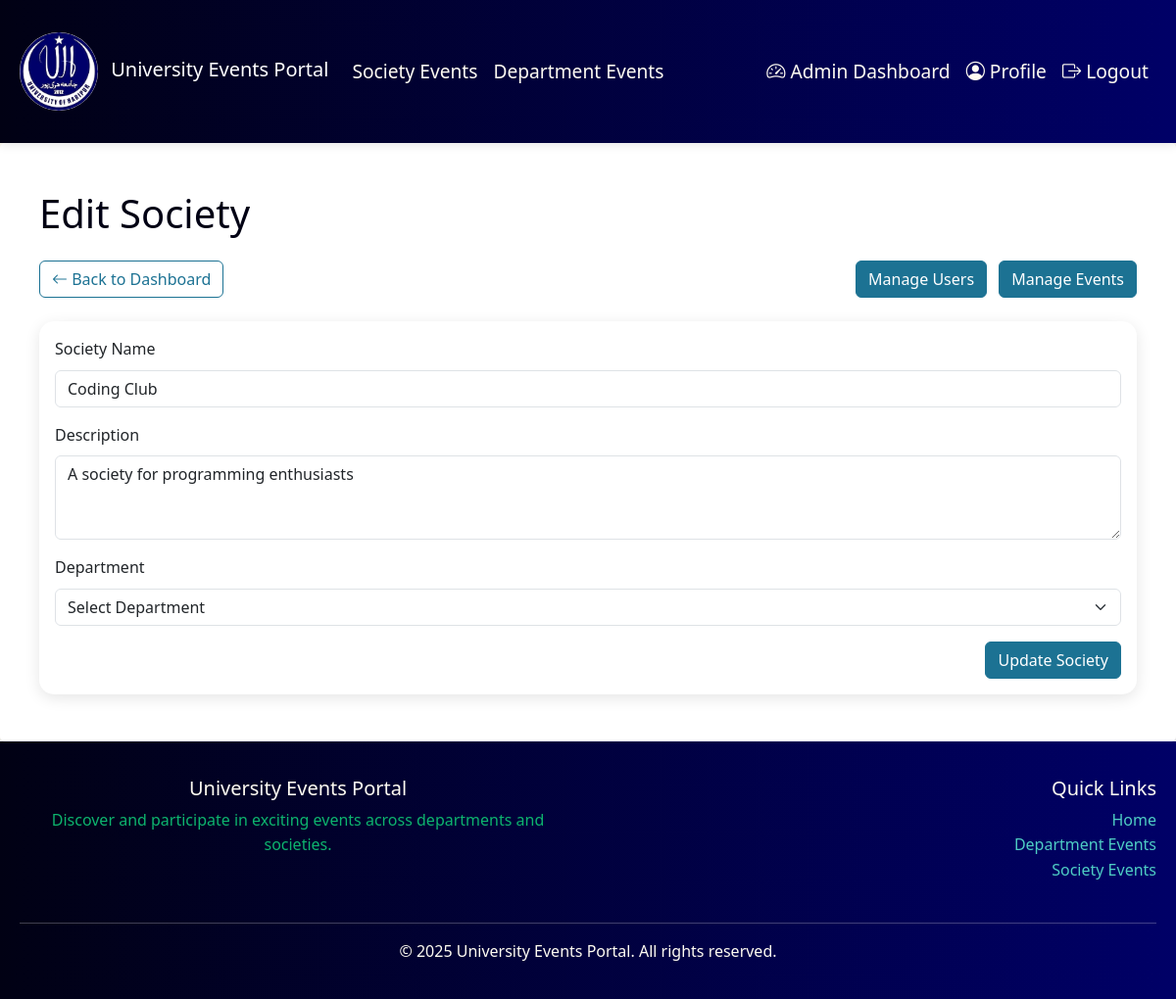
Page /pages/admin/edit-society.php?id=1 (signed in) on the committed database.
### tables this page shows
CREATE TABLE IF NOT EXISTS societies (
    id INT PRIMARY KEY AUTO_INCREMENT,
    name VARCHAR(100) UNIQUE NOT NULL,
    description TEXT,
    created_at TIMESTAMP DEFAULT CURRENT_TIMESTAMP
);

### pages/admin/edit-society.php (the view, shortened to what this page needs)
<?php
require_once '../../config/database.php';
$society_id = mysqli_real_escape_string($conn, $_GET['id']);
$society_sql = "SELECT * FROM societies WHERE id = $society_id";
$society_result = mysqli_query($conn, $society_sql);
$society = mysqli_fetch_assoc($society_result);
?>
<!DOCTYPE html>
<html lang="en">
<head>
    <link href="https://cdn.jsdelivr.net/npm/bootstrap@5.3.0/dist/css/bootstrap.min.css" rel="stylesheet">
    <link rel="stylesheet" href="https://cdn.jsdelivr.net/npm/bootstrap-icons@1.7.2/font/bootstrap-icons.css">
    <link rel="stylesheet" href="/Project/assets/css/style.css">
</head>
<body>
    <?php include '../../components/header.php'; ?>
    <div class="container py-4">
        <h1 class="mb-4">Edit Society</h1>
        <?php include 'admin-header.php'; ?>
        <div class="card">
            <div class="card-body">
                <form method="POST" action="">
                    <div class="mb-3">
                        <label for="name" class="form-label">Society Name</label>
                        <input type="text" class="form-control" id="name" name="name" value="<?php echo htmlspecialchars($society['name']); ?>" required>
                    </div>
                    <div class="mb-3">
                        <label for="description" class="form-label">Description</label>
                        <textarea class="form-control" id="description" name="description" rows="3" required><?php echo htmlspecialchars($society['description']); ?></textarea>
                    </div>
                    <div class="mb-3">
                        <label for="department" class="form-label">Department</label>
                        <select class="form-select" id="department" name="department" required>
                            <option value="">Select Department</option>
                        </select>
                    </div>
                    <div class="d-flex justify-content-between">
                        <a href="manage-societies.php" class="btn btn-secondary">Cancel</a>
                        <button type="submit" class="btn btn-primary">Update Society</button>
                    </div>
                </form>
            </div>
        </div>
    </div>
    <?php include '../../components/footer.php'; ?>
</body>
</html>

### assets/css/style.css (style rules this page uses)
:root { --rich-black: #010114; --navy-blue: #000067; --cerulean: #1c7293; --robin-egg: #4ecdc4; --floral-white: #fffcf2; }
* { margin: 0; padding: 0; box-sizing: border-box; }
body { background: linear-gradient(135deg, var(--floral-white) 0%, #f0f0f0 100%); min-height: 100vh; color: var(--rich-black); font-family: 'Segoe UI', Tahoma, Geneva, Verdana, sans-serif; line-height: 1.6; }
.container { max-width: 1200px; margin: 0 auto; padding: 20px; }
.btn-primary { background-color: var(--cerulean); border-color: var(--cerulean); }
.btn-secondary { background-color: var(--robin-egg-blue); border-color: var(--robin-egg-blue); }
.card { border: none; box-shadow: 0 4px 15px rgba(0, 0, 0, 0.1); transition: all 0.3s ease; border-radius: 15px; overflow: hidden; }

### rows in the picture
societies: name "Coding Club", description "A society for programming enthusiasts"
